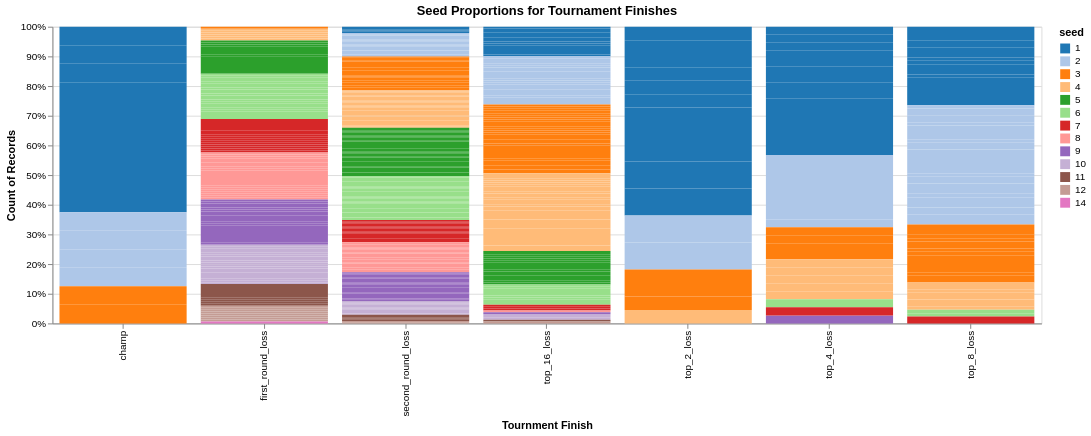

Notebook source saved alongside this figure:
### Markdown cell above
VISUALIZATION 2: This graph shows the relationship between seed and tournament finish more directly. It supports the results of the previous visualization while providing a better understanding of the types of seeds that make it to the different levels of the tournament.

### Code cell
bar_graph=alt.Chart(tidy_bball_data, title="Seed Proportions for Tournament Finishes").mark_bar().encode(
    x=alt.X("tourney_finish:N").title("Tournment Finish"),
    y=alt.Y("count()").stack("normalize"),
    color=alt.Color("seed:N").scale(scheme="category20"),
    tooltip=alt.Tooltip(["seed", "school"])
).properties(width=1000)
bar_graph

### Figure 1 — Vega-Lite specification as saved in the notebook (floating-point values rounded to 4 significant figures; data arrays with more than 128 entries replaced by an {"elided": "..."} marker saying what was removed)
{"config": {"view": {"continuousWidth": 300, "continuousHeight": 300}}, "data": {"name": "data-b6605f44bd2fb6ea08f49fdac434d87f"}, "mark": {"type": "bar"}, "encoding": {"color": {"field": "seed", "scale": {"scheme": "category20"}, "type": "nominal"}, "tooltip": [{"field": "seed", "type": "quantitative"}, {"field": "school", "type": "nominal"}], "x": {"field": "tourney_finish", "title": "Tournment Finish", "type": "nominal"}, "y": {"aggregate": "count", "stack": "normalize", "type": "quantitative"}}, "title": "Seed Proportions for Tournament Finishes", "width": 1000, "$schema": "https://vega.github.io/schema/vega-lite/v5.20.1.json", "datasets": {"data-b6605f44bd2fb6ea08f49fdac434d87f": {"elided": "711 records"}}}
